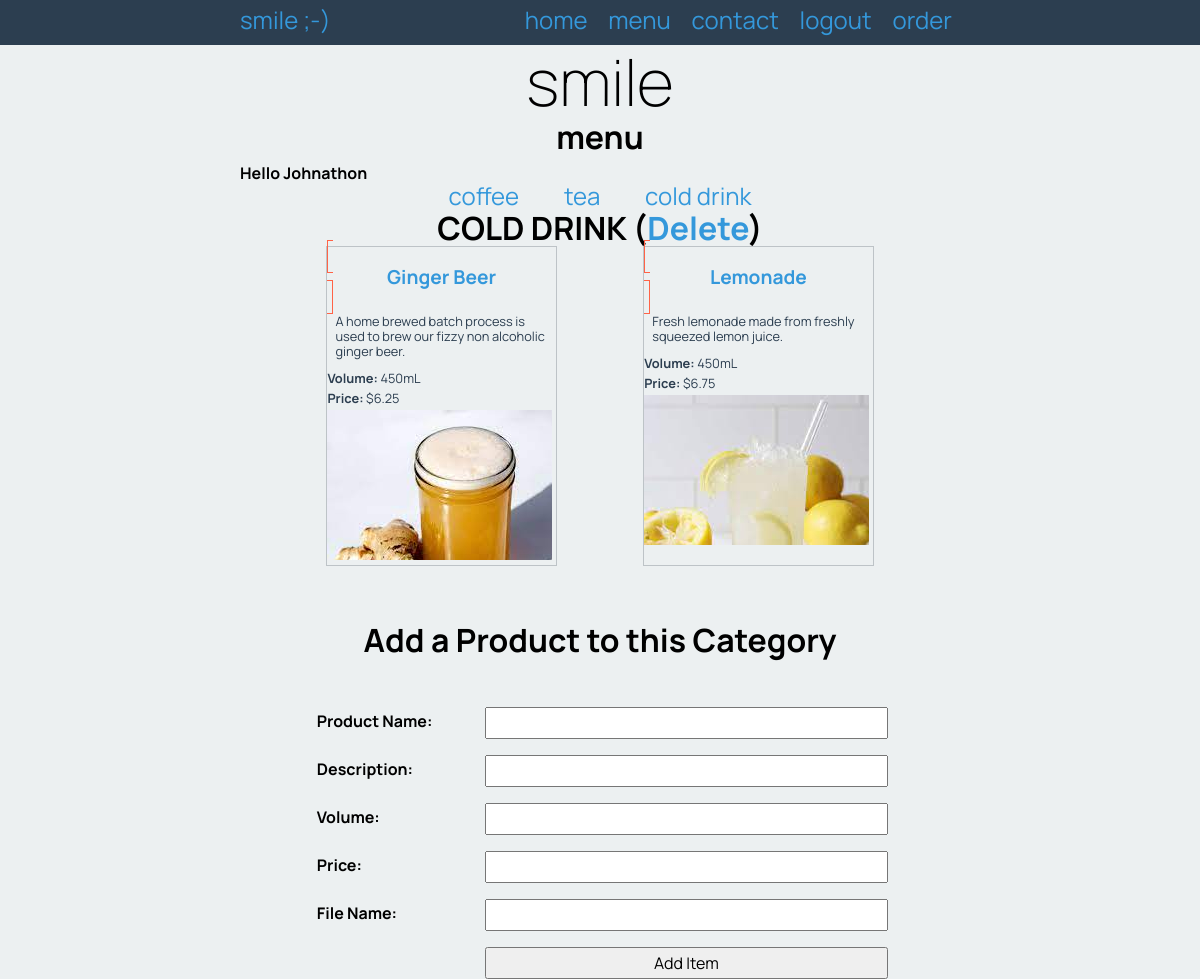
/menu/3 (signed in), run on the app's committed database.
### tables this page shows
CREATE TABLE "category" (
	"id"	INTEGER,
	"name"	varchar(30),
	PRIMARY KEY("id" AUTOINCREMENT)
);

CREATE TABLE "product" (
	"id"	INTEGER,
	"name"	varchar(30),
	"description"	varchar(300),
	"volume"	char(6),
	"filename"	varchar(30),
	"price"	decimal(5, 2),
	"cat_id"	INTEGER,
	PRIMARY KEY("id" AUTOINCREMENT)
);

### app.py (the view, shortened to what this page needs)
@app.route('/menu/<cat_id>', methods=["GET", "POST"])
def render_menu_page(cat_id):
    error = request.args.get('error')
    if error == None:
        error=""
    order_start = request.args.get("order")
    if order_start == "start" and not is_ordering():
        session["order"] = []
    query = "SELECT name, description, volume, price, filename, id FROM product WHERE cat_id = ? ORDER BY name"
    conn = create_connection(DATABASE)
    cur = conn.cursor()
    cur.execute(query, (cat_id, ))
    coffees = cur.fetchall()
    cat_query = "SELECT * FROM category"
    cur.execute(cat_query)
    categories = cur.fetchall()
    cat_name_query = "SELECT name FROM category WHERE id = ?"
    cur.execute(cat_name_query, (cat_id, ))
    cat_name = cur.fetchone()[0]
    print(cat_name)
    conn.close()
    return render_template('menu.html', drinks=coffees, categories=categories, cat_id=cat_id, cat_name=cat_name.upper(), logged_in=is_logged_in(), error=error, ordering = is_ordering())

### app.py (called while the page is built)
def create_connection(db_file):
    try:
        connection = sqlite3.connect(db_file)
        return connection
    except sqlite3.Error as e:
        print(e)
    return None

def is_logged_in():
    if session.get("user_name") is None:
        print("Not logged in")
        return False
    else:
        print("Logged in")
        return True

def is_ordering():
    if session.get("order") is None:
        print("Not ordering")
        return False
    else:
        print("Ordering")
        return True

### templates/menu.html (shortened to what this page needs)
{% extends "base.html" %}
{% block pageheading %}menu{% endblock %}
{% block main %}
<div class="categories">
    <ul>
        {% for category in categories %}
        <li>
            <a href="/menu/{{ category[0] }}">{{ category[1] }}</a>
        </li>
        {% endfor %}
    </ul>
</div>
<h3>{{ cat_name }}
    {% if logged_in %}
    (<a href="/delete_category/{{ cat_id }}/{{cat_name }}">Delete</a>)
    {% endif %}
    </h3>
<div class="products">
    {% for drink in drinks %}
    <div class="product-box">
        <a href="/item/{{ cat_id }}/{{ drink[5] }}"><h3>{{ drink[0] }}</h3></a>
        <p class="product-box-info">{{ drink[1] }}</p>
        <p><strong>Volume: </strong>{{ drink[2] }}</p>
        <p><strong>Price: </strong>${{ drink[3] }}</p>
        <p class="product-box-image"><img src="/static/images/{{ drink[4] }}.jpg" /></p>
    </div>
    {% endfor %}
</div>
{% if logged_in %}
<form class="myform" action="/menu/{{ cat_id }}" method="post">
    <h3>Add a Product to this Category</h3>
    <div class="form-group">
        <div class="form-label">
            <label for="name">
                Product Name:
            </label>
        </div>
        <div class="form-element"><input type="text" id="name" name="name" /></div>
    </div>
    <div class="form-group">
        <div class="form-label">
            <label for="description">
                Description:
            </label>
        </div>
        <div class="form-element"><input type="text" id="description" name="description" /></div>
    </div>
    <div class="form-group">
        <div class="form-label">
            <label for="volume">
                Volume:
            </label>
        </div>
        <div class="form-element"><input type="text" id="volume" name="volume" /></div>
    </div>
    <div class="form-group">
        <div class="form-label">
            <label for="price">
                Price:
            </label>
        </div>
        <div class="form-element"><input type="number" step="0.01" min="0.1" max="30" id="price" name="price" /></div>
    </div>
    <div class="form-group">
        <div class="form-label">
            <label for="filename">
                File Name:
            </label>
        </div>
        <div class="form-element"><input type="text" id="filename" name="filename" /></div>
    </div>
    <div class="form-group">
        <div class="form-label"> </div>
        <div class="form-element">
            <input type="submit" value="Add Item" />
        </div>
    </div>
</form>
{% endif %}
{% endblock %}

### static/style.css (style rules this page uses)
* { font-family: 'Manrope', sans-serif; padding: 0; margin: 0; box-sizing: border-box; }
body { background-color: rgba(236, 240, 241, 1.0); }
img { max-width: 100%; }
a, a:visited { color: rgba(52, 152, 219, 1.0); text-decoration: none; }
.categories ul { list-style-type: none; text-align: center; }
.categories ul li { display: inline; margin: 0 20px; font-size: 1.5em; }
.products { display: flex; flex-wrap: wrap; justify-content: space-evenly; }
.product-box { width: 32%; border: 1px solid rgba(189, 195, 199, 1.0); color: rgba(44, 62, 80, 1.0); margin-bottom: 0.5rem; }
.product-box-image { height: 150px; overflow: hidden; }
.product-box-info { padding: 0.5rem; }
.product-box h3 { font-size: 1.2rem; text-align: center; }
.product-box p { font-size: 0.8rem; margin-bottom: 0.3rem; }
.product-box a { border: 1px solid tomato; padding: 0.3rem; text-align: right; }
.myform { width: 80%; margin: auto; padding-top: 3rem; }
.form-group { padding-top: 3rem; }
.form-label { width: 30%; float: left; padding: 0.3rem; font-weight: bold; }
.form-element { width: 70%; float: left; }
.form-group input { padding: 0.3rem; width: 100%; }
h3 { font-size: 2em; text-align: center; }

### data on the page
category: name "coffee"
category: name "tea"
category: name "cold drink", name "COLD DRINK"
product: name "Ginger Beer", description "A home brewed batch process is used to brew our fizzy non alcoholic ginger beer.", volume "450mL", price "6.25", filename (picture)
product: name "Lemonade", description "Fresh lemonade made from freshly squeezed lemon juice.", volume "450mL", price "6.75", filename (picture)

### other printed values
{{ session.first_name }} "Johnathon"
